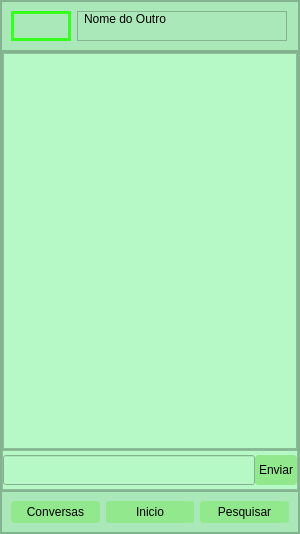
<?xml version="1.0" encoding="UTF-8"?>
<ui version="4.0">
 <class>MainWindow</class>
 <widget class="QMainWindow" name="MainWindow">
  <property name="geometry">
   <rect>
    <x>0</x>
    <y>0</y>
    <width>300</width>
    <height>534</height>
   </rect>
  </property>
  <property name="minimumSize">
   <size>
    <width>300</width>
    <height>530</height>
   </size>
  </property>
  <property name="maximumSize">
   <size>
    <width>300</width>
    <height>16777215</height>
   </size>
  </property>
  <property name="windowTitle">
   <string>MainWindow</string>
  </property>
  <widget class="QWidget" name="centralwidget">
   <property name="maximumSize">
    <size>
     <width>300</width>
     <height>16777215</height>
    </size>
   </property>
   <layout class="QVBoxLayout" name="verticalLayout">
    <property name="spacing">
     <number>0</number>
    </property>
    <property name="leftMargin">
     <number>0</number>
    </property>
    <property name="topMargin">
     <number>0</number>
    </property>
    <property name="rightMargin">
     <number>0</number>
    </property>
    <property name="bottomMargin">
     <number>0</number>
    </property>
    <item>
     <widget class="QFrame" name="tela_perfil">
      <property name="styleSheet">
       <string notr="true">background-color: rgb(170, 232, 185);
</string>
      </property>
      <property name="frameShape">
       <enum>QFrame::StyledPanel</enum>
      </property>
      <property name="frameShadow">
       <enum>QFrame::Raised</enum>
      </property>
      <layout class="QVBoxLayout" name="verticalLayout_2">
       <property name="spacing">
        <number>0</number>
       </property>
       <property name="leftMargin">
        <number>0</number>
       </property>
       <property name="topMargin">
        <number>0</number>
       </property>
       <property name="rightMargin">
        <number>0</number>
       </property>
       <property name="bottomMargin">
        <number>0</number>
       </property>
       <item>
        <widget class="QFrame" name="perfil_infos">
         <property name="maximumSize">
          <size>
           <width>16777215</width>
           <height>80</height>
          </size>
         </property>
         <property name="frameShape">
          <enum>QFrame::StyledPanel</enum>
         </property>
         <property name="frameShadow">
          <enum>QFrame::Raised</enum>
         </property>
         <layout class="QHBoxLayout" name="horizontalLayout_2">
          <item>
           <widget class="QFrame" name="foto_perfil">
            <property name="maximumSize">
             <size>
              <width>60</width>
              <height>16777215</height>
             </size>
            </property>
            <property name="styleSheet">
             <string notr="true">QFrame{
	
	image: url(:/icones/pato.jpg);
	
	border-radius : 100px;
	border: 3px solid rgb(54, 255, 32)
}</string>
            </property>
            <property name="frameShape">
             <enum>QFrame::StyledPanel</enum>
            </property>
            <property name="frameShadow">
             <enum>QFrame::Plain</enum>
            </property>
           </widget>
          </item>
          <item>
           <widget class="QFrame" name="infos">
            <property name="maximumSize">
             <size>
              <width>210</width>
              <height>16777215</height>
             </size>
            </property>
            <property name="frameShape">
             <enum>QFrame::StyledPanel</enum>
            </property>
            <property name="frameShadow">
             <enum>QFrame::Raised</enum>
            </property>
            <layout class="QVBoxLayout" name="verticalLayout_3">
             <property name="spacing">
              <number>0</number>
             </property>
             <property name="leftMargin">
              <number>6</number>
             </property>
             <property name="topMargin">
              <number>0</number>
             </property>
             <property name="rightMargin">
              <number>0</number>
             </property>
             <property name="bottomMargin">
              <number>0</number>
             </property>
             <item>
              <widget class="QLabel" name="Nome">
               <property name="styleSheet">
                <string notr="true">font: 87 15pt &quot;Arial Black&quot;;</string>
               </property>
               <property name="text">
                <string>Nome do Outro </string>
               </property>
              </widget>
             </item>
             <item>
              <widget class="QLabel" name="Email">
               <property name="text">
                <string/>
               </property>
              </widget>
             </item>
            </layout>
           </widget>
          </item>
         </layout>
        </widget>
       </item>
       <item>
        <widget class="QFrame" name="tela_perfil_meio">
         <property name="minimumSize">
          <size>
           <width>0</width>
           <height>300</height>
          </size>
         </property>
         <property name="frameShape">
          <enum>QFrame::StyledPanel</enum>
         </property>
         <property name="frameShadow">
          <enum>QFrame::Raised</enum>
         </property>
         <layout class="QGridLayout" name="gridLayout">
          <property name="leftMargin">
           <number>0</number>
          </property>
          <property name="topMargin">
           <number>0</number>
          </property>
          <property name="rightMargin">
           <number>0</number>
          </property>
          <property name="bottomMargin">
           <number>0</number>
          </property>
          <property name="spacing">
           <number>0</number>
          </property>
          <item row="0" column="0">
           <widget class="QFrame" name="frame">
            <property name="frameShape">
             <enum>QFrame::StyledPanel</enum>
            </property>
            <property name="frameShadow">
             <enum>QFrame::Raised</enum>
            </property>
            <layout class="QVBoxLayout" name="verticalLayout_4">
             <property name="spacing">
              <number>0</number>
             </property>
             <property name="leftMargin">
              <number>0</number>
             </property>
             <property name="topMargin">
              <number>0</number>
             </property>
             <property name="rightMargin">
              <number>0</number>
             </property>
             <property name="bottomMargin">
              <number>0</number>
             </property>
             <item>
              <widget class="QTextEdit" name="textEdit">
               <property name="styleSheet">
                <string notr="true">background-color: rgb(182, 248, 198);</string>
               </property>
              </widget>
             </item>
            </layout>
           </widget>
          </item>
          <item row="1" column="0">
           <widget class="QFrame" name="frame_2">
            <property name="minimumSize">
             <size>
              <width>0</width>
              <height>40</height>
             </size>
            </property>
            <property name="styleSheet">
             <string notr="true">background-color: rgb(182, 248, 198);</string>
            </property>
            <property name="frameShape">
             <enum>QFrame::StyledPanel</enum>
            </property>
            <property name="frameShadow">
             <enum>QFrame::Raised</enum>
            </property>
            <layout class="QHBoxLayout" name="horizontalLayout_3">
             <property name="spacing">
              <number>0</number>
             </property>
             <property name="leftMargin">
              <number>0</number>
             </property>
             <property name="topMargin">
              <number>0</number>
             </property>
             <property name="rightMargin">
              <number>0</number>
             </property>
             <property name="bottomMargin">
              <number>0</number>
             </property>
             <item>
              <widget class="QLineEdit" name="sendtext">
               <property name="minimumSize">
                <size>
                 <width>20</width>
                 <height>30</height>
                </size>
               </property>
               <property name="font">
                <font>
                 <family>Century Gothic</family>
                 <pointsize>10</pointsize>
                </font>
               </property>
               <property name="styleSheet">
                <string notr="true"/>
               </property>
              </widget>
             </item>
             <item>
              <widget class="QPushButton" name="botao_enviar">
               <property name="minimumSize">
                <size>
                 <width>0</width>
                 <height>30</height>
                </size>
               </property>
               <property name="styleSheet">
                <string notr="true">QPushButton {
	border: 3px solid rgb(146, 232, 141);
	border-radius: 4px;
	padding: 1px;
	background-color:  rgb(146, 232, 141);
	color: rgb(0,0,0);
	
	font: 87 11pt &quot;Arial Black&quot;;
}
QPushButton:hover {
	background-color:  rgb(95, 232, 71);
	
}
QPushButton:pressed {
	background-color: rgb(12, 255, 0);
}
</string>
               </property>
               <property name="text">
                <string>Enviar</string>
               </property>
              </widget>
             </item>
            </layout>
           </widget>
          </item>
         </layout>
        </widget>
       </item>
       <item>
        <widget class="QFrame" name="tela_perfil_baixo">
         <property name="maximumSize">
          <size>
           <width>16777215</width>
           <height>50</height>
          </size>
         </property>
         <property name="frameShape">
          <enum>QFrame::StyledPanel</enum>
         </property>
         <property name="frameShadow">
          <enum>QFrame::Raised</enum>
         </property>
         <layout class="QHBoxLayout" name="horizontalLayout">
          <item>
           <widget class="QPushButton" name="botao_conversas">
            <property name="maximumSize">
             <size>
              <width>150</width>
              <height>16777215</height>
             </size>
            </property>
            <property name="styleSheet">
             <string notr="true">QPushButton {
	border: 3px solid rgb(146, 232, 141);
	border-radius: 4px;
	padding: 1px;
	background-color:  rgb(146, 232, 141);
	color: rgb(0,0,0);
	
	font: 87 11pt &quot;Arial Black&quot;;
}
QPushButton:hover {
	background-color:  rgb(95, 232, 71);
	
}
QPushButton:pressed {
	background-color: rgb(12, 255, 0);
}
</string>
            </property>
            <property name="text">
             <string>Conversas</string>
            </property>
           </widget>
          </item>
          <item>
           <widget class="QPushButton" name="botao_inicio">
            <property name="maximumSize">
             <size>
              <width>150</width>
              <height>16777215</height>
             </size>
            </property>
            <property name="styleSheet">
             <string notr="true">QPushButton {
	border: 3px solid rgb(146, 232, 141);
	border-radius: 4px;
	padding: 1px;
	background-color:  rgb(146, 232, 141);
	color: rgb(0,0,0);
	
	font: 87 11pt &quot;Arial Black&quot;;
}
QPushButton:hover {
	background-color:  rgb(95, 232, 71);
	
}
QPushButton:pressed {
	background-color: rgb(12, 255, 0);
}
</string>
            </property>
            <property name="text">
             <string>Inicio</string>
            </property>
           </widget>
          </item>
          <item>
           <widget class="QPushButton" name="botao_pesquisar">
            <property name="maximumSize">
             <size>
              <width>150</width>
              <height>16777215</height>
             </size>
            </property>
            <property name="styleSheet">
             <string notr="true">QPushButton {
	border: 3px solid rgb(146, 232, 141);
	border-radius: 4px;
	padding: 1px;
	background-color:  rgb(146, 232, 141);
	color: rgb(0,0,0);
	
	font: 87 11pt &quot;Arial Black&quot;;
}
QPushButton:hover {
	background-color:  rgb(95, 232, 71);
	
}
QPushButton:pressed {
	background-color: rgb(12, 255, 0);
}
</string>
            </property>
            <property name="text">
             <string>Pesquisar</string>
            </property>
           </widget>
          </item>
         </layout>
        </widget>
       </item>
      </layout>
     </widget>
    </item>
   </layout>
  </widget>
 </widget>
 <resources>
  <include location="icones.qrc"/>
 </resources>
 <connections/>
</ui>
